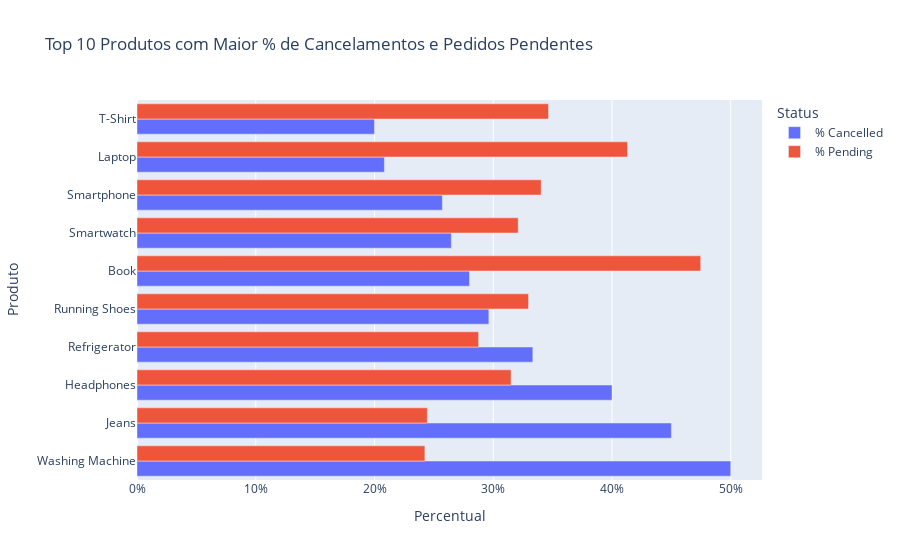

Source (notebook cell):
### Markdown cell above
📉 2. Produtos com maior taxa de pendência ou cancelamento
➤ Objetivo: Identificar gargalos em produtos específicos.

### Code cell
# Agrupamento e cálculo das porcentagens
status_por_produto = df_Amazon.groupby(['Product', 'Status'])['Order ID'].count().unstack().fillna(0)
status_por_produto['% Cancelled'] = status_por_produto['Cancelled'] / status_por_produto.sum(axis=1)
status_por_produto['% Pending'] = status_por_produto['Pending'] / status_por_produto.sum(axis=1)

# Seleciona os 10 produtos com maior % Cancelado
top_10_cancelled = status_por_produto[['% Cancelled', '% Pending']].sort_values(by='% Cancelled', ascending=False).head(10).reset_index()

# Faz o melt, renomeando colunas corretamente
df_melted = top_10_cancelled.melt(id_vars='Product', value_vars=['% Cancelled', '% Pending'], var_name='Status', value_name='value')

# Cria o gráfico com o nome da coluna correto
fig = px.bar(
    df_melted,
    x='value',
    y='Product',
    color='Status',
    orientation='h',
    title='Top 10 Produtos com Maior % de Cancelamentos e Pedidos Pendentes',
    labels={'value': 'Percentual', 'Product': 'Produto', 'Status': 'Status'}
)

fig.update_layout(barmode='group', xaxis_tickformat='.0%')
fig.show()

### Figure 1 — Plotly figure (JSON) as saved in the notebook; plotly's stock layout.template omitted (floating-point values rounded to 4 significant figures)
{"data": [{"alignmentgroup": "True", "hovertemplate": "Status=% Cancelled<br>Percentual=%{x}<br>Produto=%{y}<extra></extra>", "legendgroup": "% Cancelled", "marker": {"color": "#636efa", "pattern": {"shape": ""}}, "name": "% Cancelled", "offsetgroup": "% Cancelled", "orientation": "h", "showlegend": true, "textposition": "auto", "type": "bar", "x": [0.5, 0.45, 0.4, 0.3333, 0.2963, 0.28, 0.2647, 0.2571, 0.2083, 0.2], "xaxis": "x", "y": ["Washing Machine", "Jeans", "Headphones", "Refrigerator", "Running Shoes", "Book", "Smartwatch", "Smartphone", "Laptop", "T-Shirt"], "yaxis": "y"}, {"alignmentgroup": "True", "hovertemplate": "Status=% Pending<br>Percentual=%{x}<br>Produto=%{y}<extra></extra>", "legendgroup": "% Pending", "marker": {"color": "#EF553B", "pattern": {"shape": ""}}, "name": "% Pending", "offsetgroup": "% Pending", "orientation": "h", "showlegend": true, "textposition": "auto", "type": "bar", "x": [0.2424, 0.2445, 0.315, 0.2877, 0.3297, 0.4747, 0.321, 0.3404, 0.4131, 0.3465], "xaxis": "x", "y": ["Washing Machine", "Jeans", "Headphones", "Refrigerator", "Running Shoes", "Book", "Smartwatch", "Smartphone", "Laptop", "T-Shirt"], "yaxis": "y"}], "layout": {"barmode": "group", "legend": {"title": {"text": "Status"}, "tracegroupgap": 0}, "title": {"text": "Top 10 Produtos com Maior % de Cancelamentos e Pedidos Pendentes"}, "xaxis": {"anchor": "y", "domain": [0, 1], "tickformat": ".0%", "title": {"text": "Percentual"}}, "yaxis": {"anchor": "x", "domain": [0, 1], "title": {"text": "Produto"}}}}
